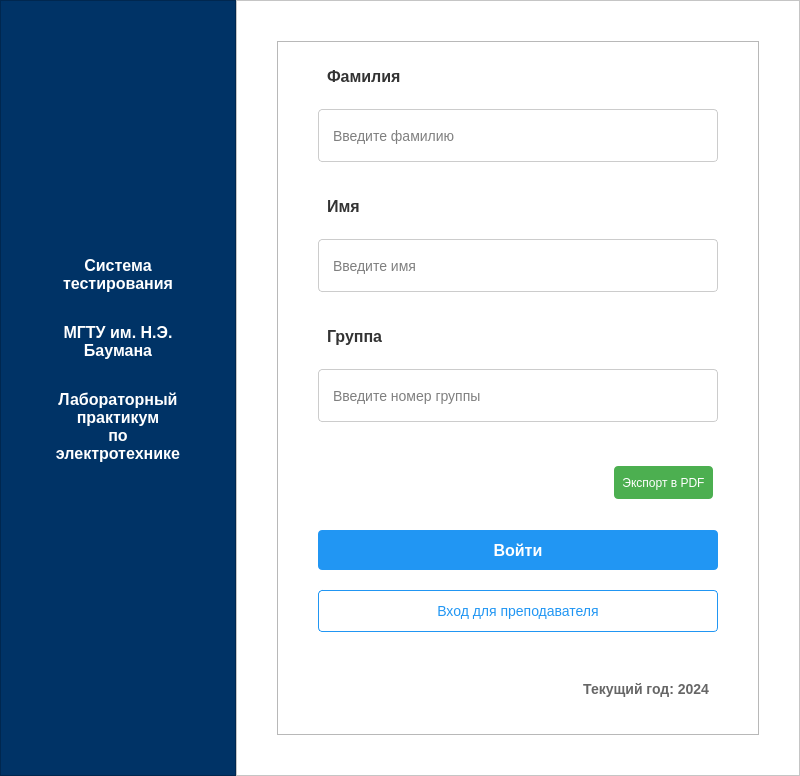
<?xml version="1.0" encoding="UTF-8"?>
<ui version="4.0">
 <class>LoginWindow</class>
 <widget class="QMainWindow" name="LoginWindow">
  <property name="geometry">
   <rect>
    <x>0</x>
    <y>0</y>
    <width>800</width>
    <height>700</height>
   </rect>
  </property>
  <property name="windowTitle">
   <string>Система тестирования | МГТУ им. Н.Э. Баумана</string>
  </property>
  <property name="styleSheet">
   <string notr="true">QMainWindow {
    background-color: #FFFFFF;
}
#left_panel {
    background-color: #003366;
    border-right: 1px solid #002244;
}
#right_panel {
    background-color: #FFFFFF;
    padding: 40px;
}
QLabel {
    color: #333333;
    font-size: 16px;
    font-weight: bold;
    font-family: "Segoe UI", sans-serif;
    margin-bottom: 8px;
    padding: 5px;
}
QLabel#surname_label, QLabel#name_label, QLabel#group_label {
    font-size: 16px;
    color: #333333;
    font-weight: bold;
    margin-bottom: 8px;
}
#left_panel QLabel {
    color: #FFFFFF;
    margin: 0;
}
QLineEdit {
    font-size: 14px;
    padding: 8px 12px;
    border: 1px solid #CCCCCC;
    border-radius: 4px;
    background-color: #FFFFFF;
    font-family: "Segoe UI", sans-serif;
    min-height: 35px;
    margin-bottom: 20px;
    text-align: left;
    width: 100%;
}
QLineEdit:focus {
    border: 1px solid #2196F3;
    background-color: #E3F2FD;
}
QLineEdit::placeholder {
    color: #999999;
    font-size: 14px;
    font-family: "Segoe UI", sans-serif;
}
QPushButton#login_button {
    font-size: 16px;
    font-weight: bold;
    padding: 0;
    border-radius: 4px;
    background-color: #2196F3;
    color: white;
    border: none;
    min-height: 40px;
    margin-top: 25px;
    font-family: "Segoe UI", sans-serif;
}
QPushButton#login_button:hover {
    background-color: #1976D2;
}
QPushButton#teacher_button {
    font-size: 14px;
    padding: 0;
    border-radius: 4px;
    background-color: transparent;
    color: #2196F3;
    border: 1px solid #2196F3;
    min-height: 40px;
    margin-top: 10px;
    font-family: "Segoe UI", sans-serif;
}
QPushButton#teacher_button:hover {
    background-color: #E3F2FD;
}
QPushButton#export_pdf_button {
    font-size: 12px;
    padding: 4px 8px;
    border-radius: 4px;
    background-color: #4CAF50;
    color: white;
    border: none;
    min-height: 25px;
    max-width: 120px;
    margin: 5px;
    font-family: "Segoe UI", sans-serif;
}
QPushButton#export_pdf_button:hover {
    background-color: #388E3C;
}
#error_message {
    color: #DC3545;
    font-size: 12px;
    margin-top: 4px;
    font-family: "Segoe UI", sans-serif;
}
#year_label {
    color: #666666;
    font-size: 14px;
    margin-top: 20px;
    padding: 10px;
    font-family: "Segoe UI", sans-serif;
}</string>
  </property>
  <widget class="QWidget" name="centralwidget">
   <layout class="QHBoxLayout" name="horizontalLayout">
    <property name="spacing">
     <number>0</number>
    </property>
    <property name="leftMargin">
     <number>0</number>
    </property>
    <property name="topMargin">
     <number>0</number>
    </property>
    <property name="rightMargin">
     <number>0</number>
    </property>
    <property name="bottomMargin">
     <number>0</number>
    </property>
    <item>
     <widget class="QFrame" name="left_panel">
      <property name="frameShape">
       <enum>QFrame::StyledPanel</enum>
      </property>
      <property name="frameShadow">
       <enum>QFrame::Raised</enum>
      </property>
      <layout class="QVBoxLayout" name="verticalLayout">
       <property name="spacing">
        <number>20</number>
       </property>
       <property name="leftMargin">
        <number>40</number>
       </property>
       <property name="topMargin">
        <number>40</number>
       </property>
       <property name="rightMargin">
        <number>40</number>
       </property>
       <property name="bottomMargin">
        <number>40</number>
       </property>
       <item>
        <spacer name="verticalSpacer_top">
         <property name="orientation">
          <enum>Qt::Vertical</enum>
         </property>
         <property name="sizeType">
          <enum>QSizePolicy::Fixed</enum>
         </property>
         <property name="sizeHint" stdset="0">
          <size>
           <width>20</width>
           <height>40</height>
          </size>
         </property>
        </spacer>
       </item>
       <item alignment="Qt::AlignHCenter">
        <widget class="QLabel" name="logo_label">
         <property name="minimumSize">
          <size>
           <width>150</width>
           <height>150</height>
          </size>
         </property>
         <property name="maximumSize">
          <size>
           <width>150</width>
           <height>150</height>
          </size>
         </property>
         <property name="text">
          <string/>
         </property>
         <property name="pixmap">
          <pixmap>../resources/icons/bmstu_logo.png</pixmap>
         </property>
         <property name="scaledContents">
          <bool>true</bool>
         </property>
         <property name="alignment">
          <set>Qt::AlignCenter</set>
         </property>
        </widget>
       </item>
       <item>
        <widget class="QLabel" name="title_label">
         <property name="text">
          <string>Система тестирования</string>
         </property>
         <property name="alignment">
          <set>Qt::AlignCenter</set>
         </property>
         <property name="wordWrap">
          <bool>true</bool>
         </property>
        </widget>
       </item>
       <item>
        <widget class="QLabel" name="subtitle_label">
         <property name="text">
          <string>МГТУ им. Н.Э. Баумана</string>
         </property>
         <property name="alignment">
          <set>Qt::AlignCenter</set>
         </property>
         <property name="wordWrap">
          <bool>true</bool>
         </property>
        </widget>
       </item>
       <item>
        <widget class="QLabel" name="description_label">
         <property name="text">
          <string>Лабораторный практикум
по электротехнике</string>
         </property>
         <property name="alignment">
          <set>Qt::AlignCenter</set>
         </property>
         <property name="wordWrap">
          <bool>true</bool>
         </property>
        </widget>
       </item>
       <item>
        <spacer name="verticalSpacer">
         <property name="orientation">
          <enum>Qt::Vertical</enum>
         </property>
         <property name="sizeHint" stdset="0">
          <size>
           <width>20</width>
           <height>40</height>
          </size>
         </property>
        </spacer>
       </item>
      </layout>
     </widget>
    </item>
    <item>
     <widget class="QFrame" name="right_panel">
      <property name="frameShape">
       <enum>QFrame::StyledPanel</enum>
      </property>
      <property name="frameShadow">
       <enum>QFrame::Raised</enum>
      </property>
      <layout class="QVBoxLayout" name="verticalLayout_2">
       <property name="spacing">
        <number>0</number>
       </property>
       <property name="leftMargin">
        <number>0</number>
       </property>
       <property name="topMargin">
        <number>0</number>
       </property>
       <property name="rightMargin">
        <number>0</number>
       </property>
       <property name="bottomMargin">
        <number>0</number>
       </property>
       <item>
        <widget class="QFrame" name="form_container">
         <property name="frameShape">
          <enum>QFrame::StyledPanel</enum>
         </property>
         <property name="frameShadow">
          <enum>QFrame::Raised</enum>
         </property>
         <layout class="QVBoxLayout" name="verticalLayout_3">
          <property name="spacing">
           <number>10</number>
          </property>
          <property name="leftMargin">
           <number>40</number>
          </property>
          <property name="topMargin">
           <number>20</number>
          </property>
          <property name="rightMargin">
           <number>40</number>
          </property>
          <property name="bottomMargin">
           <number>20</number>
          </property>
          <item>
           <widget class="QLabel" name="surname_label">
            <property name="text">
             <string>Фамилия</string>
            </property>
           </widget>
          </item>
          <item>
           <widget class="QLineEdit" name="surname_input">
            <property name="minimumSize">
             <size>
              <width>400</width>
              <height>35</height>
             </size>
            </property>
            <property name="placeholderText">
             <string>Введите фамилию</string>
            </property>
           </widget>
          </item>
          <item>
           <widget class="QLabel" name="name_label">
            <property name="text">
             <string>Имя</string>
            </property>
           </widget>
          </item>
          <item>
           <widget class="QLineEdit" name="name_input">
            <property name="minimumSize">
             <size>
              <width>400</width>
              <height>35</height>
             </size>
            </property>
            <property name="placeholderText">
             <string>Введите имя</string>
            </property>
           </widget>
          </item>
          <item>
           <widget class="QLabel" name="group_label">
            <property name="text">
             <string>Группа</string>
            </property>
           </widget>
          </item>
          <item>
           <widget class="QLineEdit" name="group_input">
            <property name="minimumSize">
             <size>
              <width>400</width>
              <height>35</height>
             </size>
            </property>
            <property name="placeholderText">
             <string>Введите номер группы</string>
            </property>
           </widget>
          </item>
          <item>
           <spacer name="verticalSpacer_2">
            <property name="orientation">
             <enum>Qt::Vertical</enum>
            </property>
            <property name="sizeHint" stdset="0">
             <size>
              <width>20</width>
              <height>40</height>
             </size>
            </property>
           </spacer>
          </item>
          <item>
           <layout class="QHBoxLayout" name="horizontalLayout_2">
            <item>
             <spacer name="horizontalSpacer">
              <property name="orientation">
               <enum>Qt::Horizontal</enum>
              </property>
              <property name="sizeHint" stdset="0">
               <size>
                <width>40</width>
                <height>20</height>
               </size>
              </property>
             </spacer>
            </item>
            <item>
             <widget class="QPushButton" name="export_pdf_button">
              <property name="maximumSize">
               <size>
                <width>120</width>
                <height>25</height>
               </size>
              </property>
              <property name="cursor">
               <cursorShape>PointingHandCursor</cursorShape>
              </property>
              <property name="text">
               <string>Экспорт в PDF</string>
              </property>
             </widget>
            </item>
           </layout>
          </item>
          <item>
           <widget class="QPushButton" name="login_button">
            <property name="cursor">
             <cursorShape>PointingHandCursor</cursorShape>
            </property>
            <property name="text">
             <string>Войти</string>
            </property>
           </widget>
          </item>
          <item>
           <widget class="QPushButton" name="teacher_button">
            <property name="cursor">
             <cursorShape>PointingHandCursor</cursorShape>
            </property>
            <property name="text">
             <string>Вход для преподавателя</string>
            </property>
           </widget>
          </item>
          <item>
           <spacer name="verticalSpacer">
            <property name="orientation">
             <enum>Qt::Vertical</enum>
            </property>
            <property name="sizeType">
             <enum>QSizePolicy::Fixed</enum>
            </property>
            <property name="sizeHint" stdset="0">
             <size>
              <width>20</width>
              <height>20</height>
             </size>
            </property>
           </spacer>
          </item>
          <item>
           <widget class="QLabel" name="year_label">
            <property name="geometry">
             <rect>
              <x>650</x>
              <y>650</y>
              <width>120</width>
              <height>30</height>
             </rect>
            </property>
            <property name="styleSheet">
             <string notr="true">color: #666666;
margin-top: 10px;
padding: 5px;</string>
            </property>
            <property name="alignment">
             <set>Qt::AlignRight|Qt::AlignBottom</set>
            </property>
            <property name="text">
             <string>Текущий год: 2024</string>
            </property>
            <property name="margin">
             <number>10</number>
            </property>
           </widget>
          </item>
         </layout>
        </widget>
       </item>
      </layout>
     </widget>
    </item>
   </layout>
  </widget>
 </widget>
 <resources/>
 <connections/>
</ui>
